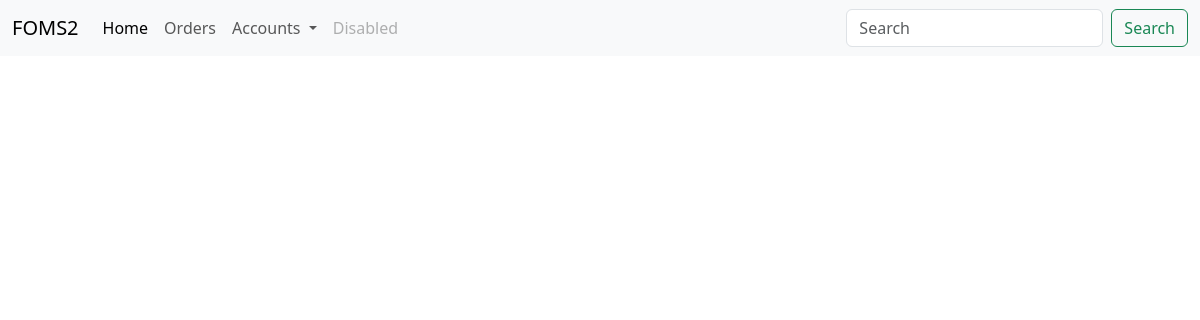
Before: /order with the older database file.
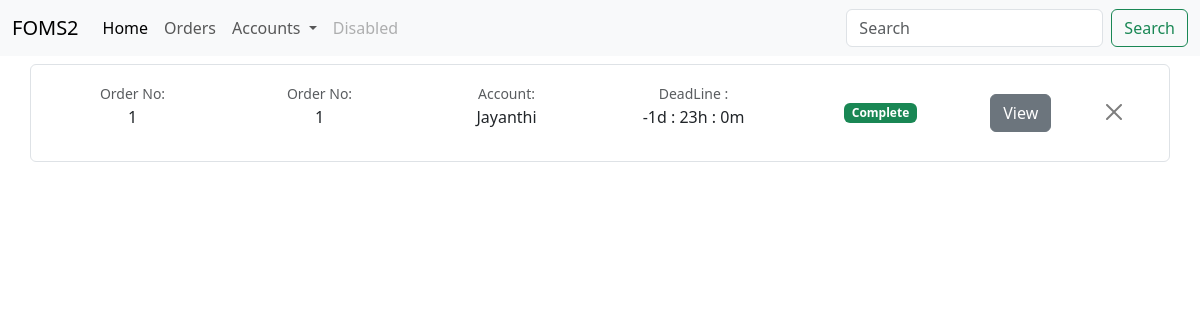
After: the same page with the newer database file.
### website/models.py (models this page shows)
class FiverrOrder(db.Model):
    foid = db.Column(db.Integer, primary_key=True)
    fono = db.Column(db.String, nullable=False)
    account_name = db.Column(db.String, nullable=False)
    date = db.Column(db.DateTime, nullable=False)
    status = db.Column(db.String, nullable=False)
    soundcloud_tracks = db.relationship(
        'SoundcloudTrack', backref='fiverr_order', lazy='dynamic')

### website/views.py (the view)
@views.route('/order')
def order():
    account_name = 'Jayanthi'  # Replace with the account_name you want to query
    orders = FiverrOrder.query.order_by(desc(FiverrOrder.foid)).all()
    time = calculate(orders)
    return render_template('Activeorder.html', orders=orders, time=time)

### website/Timecal.py (called while the page is built)
def calculate(orders):
    asia_colombo_tz = pytz.timezone('Asia/Colombo')
    time = {}
    for order in orders:
        current_time = datetime.now()
        End_date = order.date
        remain_time = End_date - current_time
        hours, remainder = divmod(remain_time.seconds, 3600)
        minutes, seconds = divmod(remainder, 60)
        time[order.foid] = {
            'date': remain_time.days,
            'hours': hours,
            'minutes': minutes,
        }
    return time

### website/templates/Activeorder.html (shortened to what this page needs)
{% extends "base.html"%}{%block title%}Orders{%endblock%} {% block content%}
{%for order in orders %}
<div class="container">
  <div class="row my-2 border rounded p-2">
    <div
      class="col-md-2 d-flex align-items-center justify-content-center custom-column"
    >
      <p class="text-center">
        <small class="text-body-secondary">Order No:</small
        ><br />{{order['foid']}}
      </p>
    </div>
    <div
      class="col-md-2 d-flex align-items-center justify-content-center custom-column"
    >
      <p class="text-center">
        <small class="text-body-secondary">Order No:</small
        ><br />{{order['fono']}}
      </p>
    </div>
    <div
      class="col-md-2 d-flex align-items-center justify-content-center custom-column"
    >
      <p class="text-center">
        <small class="text-body-secondary">Account:</small
        ><br />{{order['account_name']}}
      </p>
    </div>
    <div
      class="col-md-2 d-flex align-items-center justify-content-center custom-column"
    >
      <p class="text-center">
        <small class="text-body-secondary">DeadLine :</small
        ><br />{{time[order['foid']]['date']}}d :
        {{time[order['foid']]['hours']}}h :
        {{time[order['foid']]['minutes']}}m<br />
      </p>
    </div>
    <div
      class="col-md-2 d-flex align-items-center justify-content-center custom-column"
    >
      {% if order.status == 'c' %}
    <span class="badge text-bg-success">Complete</span>
      {% elif order.status == 'p' %}
      <span class="badge text-bg-danger">Pendin</span>
      {% elif order.status == 'r' %}
      <span class="badge text-bg-warning">Revision</span>
      {%endif%}
    </div>
    <div
      class="col-md-1 d-flex align-items-center justify-content-center custom-column"
    >
      <a href="/tracks?foid={{order['foid']}}" class="btn btn-secondary"
        >View</a
      >
    </div>
    <div
      class="col-md-1 d-flex align-items-center justify-content-center custom-column"
    >
      <form action="delete" method="post">
        <button
          type="submit"
          class="btn-close"
          id="submitBtn"
          value="submit"
          aria-label="Close"
        ></button>
      </form>
    </div>
  </div>
</div>
{% endfor %} {%endblock%}

Changed rows visible on the page:
added FiverrOrder: foid "1", fono "1", account_name "Jayanthi", foid "-1", foid "23", foid "0", status "Complete"
